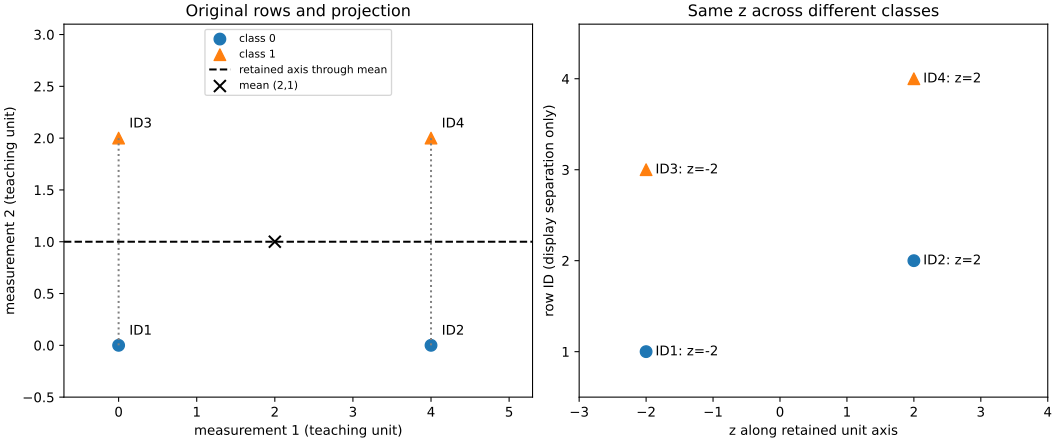

Generate this figure with Python:
from pathlib import Path
import sys,json,io
import numpy as np
import matplotlib
matplotlib.use('Agg')
import matplotlib.pyplot as plt
sys.path.insert(0,'D:/上课资料/CityU/_meta/tools')
from safe_write import atomic_write
import argparse
_parser=argparse.ArgumentParser(description='只读图源与独立输出目录；SVG保留可检索文字')
_parser.add_argument('--output-dir',type=Path,default=Path(__file__).parent)
_args=_parser.parse_args()
HERE=_args.output_dir.resolve()
HERE.mkdir(parents=True,exist_ok=True)
X=np.array([[0.,0.],[4.,0.],[0.,2.],[4.,2.]])
mu=X.mean(axis=0); D=X-mu; S=D.T@D/3
z=D[:,0]; reconstructed=np.column_stack((z+mu[0],np.full(4,mu[1])))
data={'source':'T04 §4.1 笔记补充四行表，非Iris','X':X.tolist(),'classes':[0,0,1,1],'mu':mu.tolist(),'covariance':S.tolist(),'axis':[1,0],'z':z.tolist(),'reconstructed':reconstructed.tolist(),'retained_variance':.8,'squared_error':float(((X-reconstructed)**2).sum())}
atomic_write(str(HERE/'pca-rectangle.json'),json.dumps(data,ensure_ascii=False,indent=2)+'\n')
plt.rcParams['svg.fonttype']='none'
fig,axes=plt.subplots(1,2,figsize=(11,4.6),layout='constrained')
for c,marker in [(0,'o'),(1,'^')]:
 ids=[i for i in range(4) if data['classes'][i]==c]
 axes[0].scatter(X[ids,0],X[ids,1],marker=marker,label=f'class {c}',s=75)
for i,p in enumerate(X):
 axes[0].annotate(f'ID{i+1}',p,xytext=(8,8),textcoords='offset points')
 axes[0].plot([p[0],p[0]],[p[1],1],':',color='gray')
axes[0].axhline(1,color='black',linestyle='--',label='retained axis through mean')
axes[0].scatter([2],[1],marker='x',color='black',s=80,label='mean (2,1)')
axes[0].set(xlim=(-.7,5.3),ylim=(-.5,3.1),xlabel='measurement 1 (teaching unit)',ylabel='measurement 2 (teaching unit)',title='Original rows and projection')
axes[0].legend(fontsize=8,loc='upper center')
for i in range(4):
 axes[1].scatter(z[i],i+1,marker='o' if i<2 else '^',s=75,color='tab:blue' if i<2 else 'tab:orange')
 axes[1].annotate(f'ID{i+1}: z={z[i]:g}',(z[i],i+1),xytext=(7,0),textcoords='offset points',va='center')
axes[1].set(xlim=(-3,4),ylim=(.5,4.6),xlabel='z along retained unit axis',ylabel='row ID (display separation only)',title='Same z across different classes')
axes[1].set_yticks([1,2,3,4])
buff=io.StringIO();fig.savefig(buff,format='svg');atomic_write(str(HERE/'pca-rectangle.svg'),buff.getvalue())

print(json.dumps(data,ensure_ascii=False))
